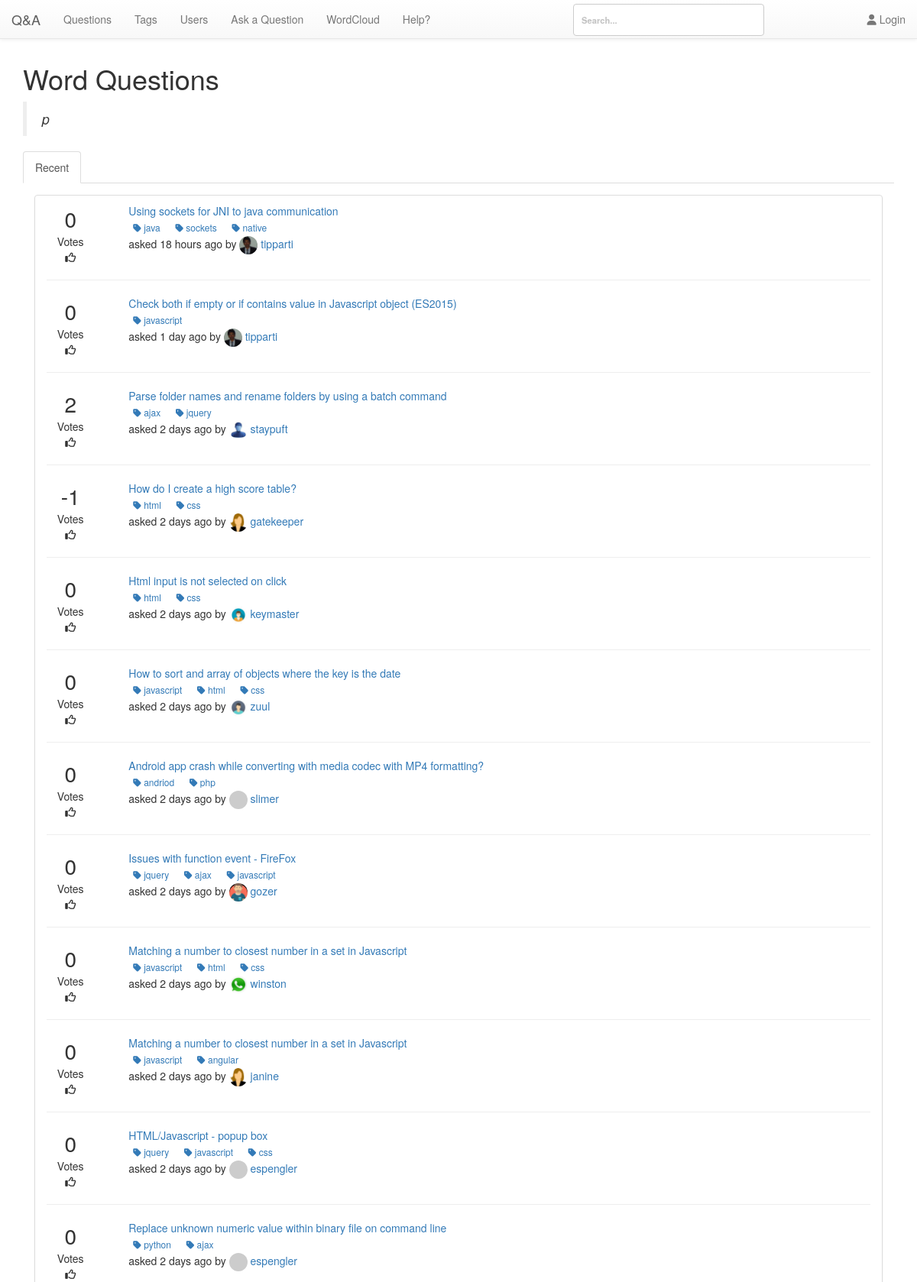
Page /pages/word.php?word=p (upper part) on the committed database.
### tables this page shows
CREATE TABLE `qa_posts` (
  `postid` int(10) UNSIGNED NOT NULL,
  `type` enum('Q','A','C','Q_HIDDEN','A_HIDDEN','C_HIDDEN','Q_QUEUED','A_QUEUED','C_QUEUED','NOTE') NOT NULL,
  `parentid` int(10) UNSIGNED DEFAULT NULL,
  `acount` smallint(5) UNSIGNED NOT NULL DEFAULT '0',
  `amaxvote` smallint(5) UNSIGNED NOT NULL DEFAULT '0',
  `userid` int(10) UNSIGNED DEFAULT NULL,
  `upvotes` smallint(5) UNSIGNED NOT NULL DEFAULT '0',
  `downvotes` smallint(5) UNSIGNED NOT NULL DEFAULT '0',
  `netvotes` smallint(6) NOT NULL DEFAULT '0',
  `views` int(10) UNSIGNED NOT NULL DEFAULT '0',
  `flagged` tinyint(1) NOT NULL,
  `flag_id` int(11) NOT NULL DEFAULT '0',
  `flagcount` tinyint(3) UNSIGNED NOT NULL DEFAULT '0',
  `format` varchar(20) NOT NULL DEFAULT '',
  `created` datetime NOT NULL,
  `updated` datetime DEFAULT NULL,
  `title` varchar(800) DEFAULT NULL,
  `content` varchar(8000) DEFAULT NULL,
  `tags` varchar(800) DEFAULT NULL,
  `selects` tinyint(1) DEFAULT NULL,
  `s_userid` tinyint(4) NOT NULL
);

CREATE TABLE `qa_tagwords` (
  `postid` int(10) UNSIGNED NOT NULL,
  `wordid` int(10) UNSIGNED NOT NULL
);

CREATE TABLE `qa_words` (
  `wordid` int(10) UNSIGNED NOT NULL,
  `word` varchar(80) NOT NULL,
  `titlecount` int(10) UNSIGNED NOT NULL DEFAULT '0',
  `contentcount` int(10) UNSIGNED NOT NULL DEFAULT '0',
  `tagwordcount` int(10) UNSIGNED NOT NULL DEFAULT '0',
  `tagcount` int(10) UNSIGNED NOT NULL DEFAULT '0'
);

CREATE TABLE `qa_blobs` (
  `blobid` bigint(20) UNSIGNED NOT NULL,
  `filename` varchar(255) DEFAULT NULL,
  `userid` int(10) UNSIGNED NOT NULL,
  `gravatar` tinyint(1) NOT NULL,
  `created` datetime DEFAULT NULL
);

CREATE TABLE `qa_users` (
  `userid` int(10) UNSIGNED NOT NULL,
  `created` datetime NOT NULL,
  `email` varchar(80) NOT NULL,
  `handle` varchar(20) NOT NULL,
  `avatarblobid` bigint(20) UNSIGNED DEFAULT NULL,
  `avatarwidth` smallint(5) UNSIGNED DEFAULT NULL,
  `avatarheight` smallint(5) UNSIGNED DEFAULT NULL,
  `passcheck` text,
  `loggedin` datetime NOT NULL
);

### db/db.php (called while the page is built, shortened)
<?php
class Db {
	protected static $connection;
	public function connect() {
		if(!isset(self::$connection)) {
			self::$connection = new mysqli('localhost','admin','M0n@rch$','cs518');
		}
		return self::$connection;
	}
	public function query($query) {
		$connection = $this -> connect();
		$result = $connection -> query($query);
		return $result;
	}
	public function select($query) {
		$rows = array();
		$result = $this -> query($query);
		while ($row = $result -> fetch_assoc()) {
			$rows[] = $row;
		}
		return $rows;
	}
}

### app/time.php (called while the page is built)
<?php
function time_elapsed_string($datetime, $full = false) {
    $now = new DateTime;
    $ago = new DateTime($datetime);
    $diff = $now->diff($ago);
    $diff->w = floor($diff->d / 7);
    $diff->d -= $diff->w * 7;
    $string = array(
        'y' => 'year',
        'm' => 'month',
        'w' => 'week',
        'd' => 'day',
        'h' => 'hour',
        'i' => 'minute',
        's' => 'second',
    );
    foreach ($string as $k => &$v) {
        if ($diff->$k) {
            $v = $diff->$k . ' ' . $v . ($diff->$k > 1 ? 's' : '');
        } else {
            unset($string[$k]);
        }
    }
    if (!$full) $string = array_slice($string, 0, 1);
    return $string ? implode(', ', $string) . ' ago' : 'just now';
}
?>

### pages/word.php (the view, shortened to what this page needs)
<?php
include ("header.php");
include ("navbar.php");
include_once ($_SERVER['DOCUMENT_ROOT']."/db/db.php");
include $_SERVER['DOCUMENT_ROOT'].'/app/time.php';
require_once $_SERVER['DOCUMENT_ROOT'].'/nbbc/nbbc.php';
$bbcode = new BBCode;
$connection = new Db();
if (isset($_GET['word'])):
$tag = $_GET['word'];
?>
<div class="container">
  <div id="content">
    <h1>Word Questions  </h1><blockquote>
      <em> <?php echo $tag; ?></em>
    </blockquote>
      <ul id="tabs" class="nav nav-tabs" data-tabs="tabs">
          <li class="active"><a href="#red" data-toggle="tab">Recent</a></li>
      </ul>
      <div id="my-tab-content" class="tab-content">
          <div class="tab-pane active" id="red">
            <div class="panel-body">
                <ul class="list-group">
                                  <li class="list-group-item">
<?php
$red = $connection -> select("SELECT `title`,`content`,`qa_posts`.`created`, `qa_posts`.`postid`, `qa_posts`.`acount`, `qa_users`.`handle`, `netvotes`,`avatarblobid` FROM `qa_posts` LEFT JOIN `qa_users` ON `qa_posts`.`userid` = `qa_users`.`userid`  WHERE `title` LIKE '%".$tag."%' OR `content` LIKE '%".$tag."%' AND `type` = 'Q' ORDER BY `qa_posts`.`created` DESC;");
$hrred = (int)count($red);
 foreach ($red as $key => $value):
   $profile = $connection -> select("SELECT `filename`, `qa_users`.`handle`, `gravatar` FROM `qa_users` INNER JOIN `qa_blobs` ON `qa_users`.`avatarblobid` = `qa_blobs`.`blobid` WHERE `qa_blobs`.blobid=".$value['avatarblobid'].";");
   if(count($profile) == 1){
   foreach ($profile as $key => $val){
    $pic = $val['filename'];
    $na = $val['handle'];
    if ($val['gravatar'] == 0) {
      $pic =	"<img src='/img/uploads/".$val['filename']."' class='img-circle' style='width:24px;height:24px;' title='".$val['handle']."'/>";
    } else {
      $pic =	"<img src='".$val['filename']."' class='img-circle' style='width:24px;height:24px;' title='".$val['handle']."'/>";
    }
    }
 }
   ?>
  <div class="row">
    <div class="col-xs-2 col-md-1">
        <div class="text-center fa-2x"><?php  echo $value['netvotes']; ?>
        </div>
        <div class="text-center">Votes</div>
        <div class="text-center"><i class="fa fa-thumbs-o-up" aria-hidden="true"></i></div>
      </div>
      <div class="col-xs-10 col-md-11">
          <div class="col-xs-10 col-md-11">
              <a href="/pages/questions.php?qa=<?php echo $value['postid']; ?>"><?php echo html_entity_decode($bbcode->Parse($value['title'])); ?>
                  </a>
                  <div class="action">
                  <?php
                  $tags = $connection -> select("SELECT `qa_tagwords`.`postid`, `qa_tagwords`.`wordid`, `word` FROM `qa_tagwords` INNER JOIN `qa_words` ON `qa_words`.`wordid` = `qa_tagwords`.`wordid` WHERE `qa_tagwords`.`postid` = ".$value['postid'].";");
                  foreach ($tags as $key => $tagv) {
                    echo '<a href="/pages/tags.php?tag='.$tagv['word'].'" class="btn btn-labeled btn-xs" title="Edit">
                        <i class="fa fa-tag" aria-hidden="true"></i>&nbsp;'.$tagv['word'].'
                    </a>&nbsp;&nbsp;';
                    }
                   ?>
                  </div>
              <div class="footer content">
                  asked <?php echo time_elapsed_string($value['created']); echo " by  <a href='/pages/users.php?handle=".$na."'>".$pic."&nbsp;".$value['handle']."</a>"; ?>
              </div>
          </div>
      </div>
  </div>
  <?php
    if($hrred != 1){
      echo '<hr>';
    $hrred--;
  }
endforeach; ?>
</li>
</div>
</div>
</div>
</div>
</div>
<?php endif; ?>
<?php include_once 'footer.php';?>

### nbbc/nbbc.php (shortened to what this page needs)
<?php
class BBCodeLexer {
var $state;
var $input;
var $ptr;
var $verbatim;
function BBCodeLexer($string, $tagmarker = '[') {
$regex_beginmarkers = Array( '[' => '\[', '<' => '<', '{' => '\{', '(' => '\(' );
$regex_endmarkers = Array( '[' => '\]', '<' => '>', '{' => '\}', '(' => '\)' );
$endmarkers = Array( '[' => ']', '<' => '>', '{' => '}', '(' => ')' );
$e = $regex_endmarkers[$tagmarker];
$b = $regex_beginmarkers[$tagmarker];
$this->pat_main = "/( "
. "{$b}"
. "(?! -- | ' | !-- | {$b}{$b} )"
. "(?: [^\\n\\r{$b}{$e}] | \\\" [^\\\"\\n\\r]* \\\" | \\' [^\\'\\n\\r]* \\' )*"
. "{$e}"
. "| {$b}{$b} (?: [^{$e}\\r\\n] | {$e}[^{$e}\\r\\n] )* {$e}{$e}"
. "| {$b} (?: -- | ' ) (?: [^{$e}\\n\\r]* ) {$e}"
. "| {$b}!-- (?: [^-] | -[^-] | --[^{$e}] )* --{$e}"
. "| -----+"
. "| \\x0D\\x0A | \\x0A\\x0D | \\x0D | \\x0A"
. "| [\\x00-\\x09\\x0B-\\x0C\\x0E-\\x20]+(?=[\\x0D\\x0A{$b}]|-----|$)"
. "| (?<=[\\x0D\\x0A{$e}]|-----|^)[\\x00-\\x09\\x0B-\\x0C\\x0E-\\x20]+"
. " )/Dx";
$this->input = preg_split($this->pat_main, $string, -1, PREG_SPLIT_DELIM_CAPTURE);
$this->ptr = 0;
$this->unget = false;
$this->state = BBCODE_LEXSTATE_TEXT;
$this->verbatim = false;
}
function NextToken() {
while (true) {
if ($this->ptr >= count($this->input)) {
return $this->token = BBCODE_EOI;
}
$this->text = preg_replace("/[\\x00-\\x08\\x0B-\\x0C\\x0E-\\x1F]/", "",
$this->input[$this->ptr++]);
if ($this->verbatim) {
$this->tag = false;
if ($this->state == BBCODE_LEXSTATE_TEXT) {
$this->state = BBCODE_LEXSTATE_TAG;
$token_type = BBCODE_TEXT;
}
else {
$this->state = BBCODE_LEXSTATE_TEXT;
switch (ord(substr($this->text, 0, 1))) {
case 10:
case 13:
$token_type = BBCODE_NL;
break;
default:
$token_type = BBCODE_WS;
break;
case 45:
case 40:
case 60:
case 91:
case 123:
$token_type = BBCODE_TEXT;
break;
}
}
if (strlen($this->text) > 0)
return $this->token = $token_type;
}
else if ($this->state == BBCODE_LEXSTATE_TEXT) {
$this->state = BBCODE_LEXSTATE_TAG;
if (strlen($this->text) > 0)
return $this->token = BBCODE_TEXT;
}
}
}
}
class BBCode {
var $current_class;
var $root_class;
var $allow_ampersand;
var $tag_marker;
var $plain_mode;
var $detect_urls;
var $output_limit;
var $smileys;
var $smiley_regex;
var $enable_smileys;
var $debug;
function BBCode() {
$this->defaults = new BBCodeLibrary;
$this->smileys = $this->defaults->default_smileys;
$this->enable_smileys = true;
$this->smiley_regex = false;
$this->pre_trim = "";
$this->post_trim = "";
$this->root_class = 'block';
$this->tag_marker = '[';
$this->current_class = $this->root_class;
$this->debug = false;
$this->output_limit = 0;
$this->plain_mode = false;
$this->detect_urls = false;
}
function GetDefaultWikiURL() { return '/?page='; }
function GetDefaultLocalImgDir() { return "img"; }
function GetDefaultLocalImgURL() { return "img"; }
function GetDefaultRuleHTML() { return "\n<hr class=\"bbcode_rule\" />\n"; }
function GetDefaultSmileyDir() { return "smileys"; }
function GetDefaultSmileyURL() { return "smileys"; }
function HTMLEncode($string) {
if (!$this->allow_ampersand)
return htmlspecialchars($string);
else return str_replace(Array('<', '>', '"'),
Array('&lt;', '&gt;', '&quot;'), $string);
}
function FixupOutput($string) {
if (!$this->detect_urls) {
$output = $this->Internal_ProcessSmileys($string);
}
return $output;
}
function Internal_ProcessSmileys($string) {
if (!$this->enable_smileys || $this->plain_mode) {
$output = $this->HTMLEncode($string);
}
else {
$tokens = preg_split($this->smiley_regex, $string, -1, PREG_SPLIT_DELIM_CAPTURE);
if (count($tokens) <= 1) {
$output = $this->HTMLEncode($string);
}
}
return $output;
}
function Internal_RebuildSmileys() {
$regex = Array("/(?<![\\w])(");
$first = true;
foreach ($this->smileys as $code => $filename) {
if (!$first) $regex[] = "|";
$regex[] = preg_quote("$code", '/');
$first = false;
}
$regex[] = ")(?![\\w])/";
$this->smiley_regex = implode("", $regex);
}
function Internal_CollectTextReverse($array, $start = 0, $end = 0) {
for ($start = intval($start); $start >= $end; $start--)
print $array[$start][BBCODE_STACK_TEXT];
$output = ob_get_contents();
return $output;
}
function Internal_GenerateOutput($pos) {
$output = Array();
while (count($this->stack) > $pos) {
$token = array_pop($this->stack);
if ($token[BBCODE_STACK_TOKEN] != BBCODE_TAG) {
$output[] = $token;
}
}
return $output;
}
function Internal_ComputeCurrentClass() {
if (count($this->stack) > 0)
$this->current_class = $this->stack[count($this->stack)-1][BBCODE_STACK_CLASS];
else $this->current_class = $this->root_class;
}
function Parse($string) {
$this->lexer = new BBCodeLexer($string, $this->tag_marker);
$this->lexer->debug = $this->debug;
$old_output_limit = $this->output_limit;
$this->stack = Array();
while (true) {
if (($token_type = $this->lexer->NextToken()) == BBCODE_EOI) {
break;
}
switch ($token_type) {
case BBCODE_TEXT:
$this->stack[] = Array(
BBCODE_STACK_TOKEN => BBCODE_TEXT,
BBCODE_STACK_TEXT => $this->FixupOutput($this->lexer->text),
BBCODE_STACK_TAG => false,
BBCODE_STACK_CLASS => $this->current_class,
);
break;
}
}
$result = $this->Internal_GenerateOutput(0);
$result = $this->Internal_CollectTextReverse($result, count($result) - 1);
$this->output_limit = $old_output_limit;
return $result;
}
}

### css/style.css (style rules this page uses)
div.container a { text-decoration: none; }
.img-circle { border-radius: 20%; }
.img-circle { border-radius: 0; }
div.container { margin-top: 4.5em !important; }

### css/demo.css (style rules this page uses)
*, *:after, *:before { -webkit-box-sizing: border-box; box-sizing: border-box; }
body { background: #c1c1c1 url(../img/unsplash.jpg) no-repeat center bottom; color: #fff; font-size: 1em; font-family: 'Raleway', Arial, sans-serif; min-height: 500px; }
a { color: #fff; text-decoration: none; outline: none; }

### css/component.css (style rules this page uses)
html, body { height: 100%; }
body { overflow-x: hidden; overflow-y: scroll; }

### rows in the picture
qa_posts: netvotes "0", start "Using sockets for JNI to java communication", created "18 hours ago", qa_blobs.filename (picture), qa_users.handle "tipparti"
qa_tagwords: wordid.word "java"
qa_tagwords: wordid.word "sockets"
qa_tagwords: wordid.word "native"
qa_posts: netvotes "0", start "Check both if empty or if contains value in Javascript object (ES2015)", created "1 day ago", qa_blobs.filename (picture), qa_users.handle "tipparti"
qa_tagwords: wordid.word "javascript"
qa_posts: netvotes "2", start "Parse folder names and rename folders by using a batch command", created "2 days ago", qa_blobs.filename (picture), qa_users.handle "staypuft"
qa_tagwords: wordid.word "ajax"
qa_tagwords: wordid.word "jquery"
qa_posts: netvotes "-1", title "How do I create a high score table?", created "2 days ago", qa_blobs.filename (picture), qa_users.handle "gatekeeper"
qa_tagwords: wordid.word "html"
qa_tagwords: wordid.word "css"
qa_posts: netvotes "0", start "Html input is not selected on click", created "2 days ago", qa_blobs.filename (picture), qa_users.handle "keymaster"
qa_tagwords: wordid.word "html"
qa_tagwords: wordid.word "css"
qa_posts: netvotes "0", start "How to sort and array of objects where the key is the date", created "2 days ago", qa_blobs.filename (picture), qa_users.handle "zuul"
qa_tagwords: wordid.word "javascript"
qa_tagwords: wordid.word "html"
qa_tagwords: wordid.word "css"
qa_posts: netvotes "0", start "Android app crash while converting with media codec with MP4 formatting?", created "2 days ago", qa_users.handle "slimer"
qa_tagwords: wordid.word "andriod"
qa_tagwords: wordid.word "php"
qa_posts: netvotes "0", start "Issues with function event - FireFox", created "2 days ago", qa_blobs.filename (picture), qa_users.handle "gozer"
qa_tagwords: wordid.word "jquery"
qa_tagwords: wordid.word "ajax"
qa_tagwords: wordid.word "javascript"
qa_posts: netvotes "0", start "Matching a number to closest number in a set in Javascript", created "2 days ago", qa_blobs.filename (picture), qa_users.handle "winston"
qa_tagwords: wordid.word "javascript"
qa_tagwords: wordid.word "html"
qa_tagwords: wordid.word "css"
qa_posts: netvotes "0", start "Matching a number to closest number in a set in Javascript", created "2 days ago", qa_blobs.filename (picture), qa_users.handle "janine"
qa_tagwords: wordid.word "javascript"
qa_tagwords: wordid.word "angular"
qa_posts: netvotes "0", start "HTML/Javascript - popup box", created "2 days ago", qa_users.handle "espengler"
qa_tagwords: wordid.word "jquery"
qa_tagwords: wordid.word "javascript"
qa_tagwords: wordid.word "css"
qa_posts: netvotes "0", start "Replace unknown numeric value within binary file on command line", created "2 days ago", qa_users.handle "espengler"
qa_tagwords: wordid.word "python"
qa_tagwords: wordid.word "ajax"

### other values in the picture
$tag "p"
